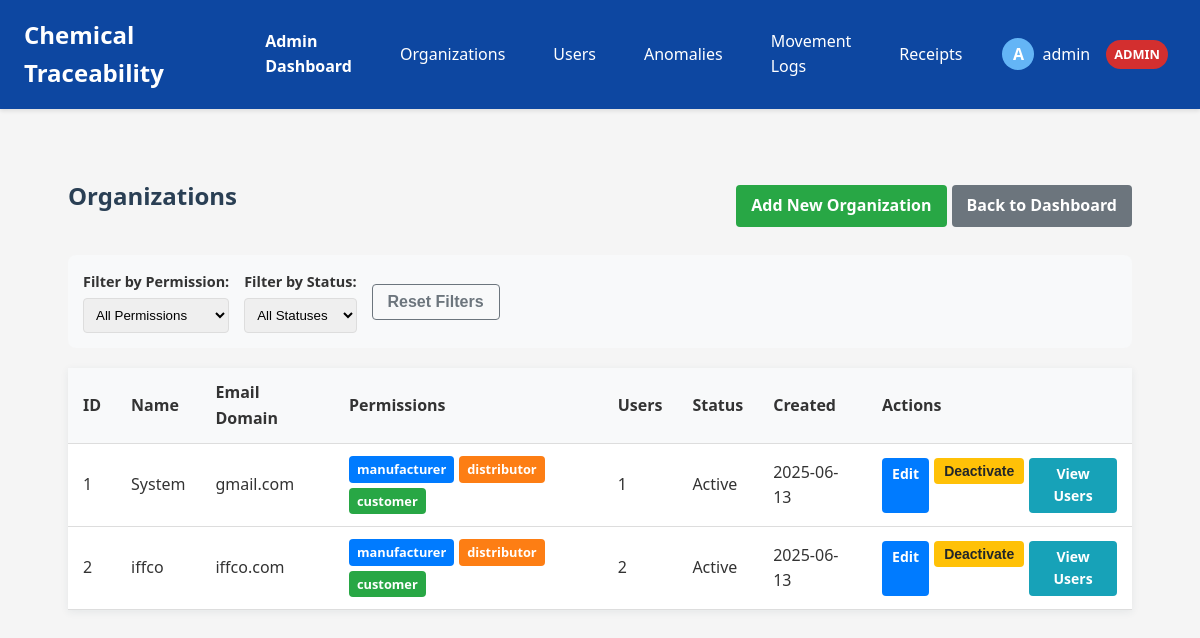
Screenshot of /admin/organizations (signed in) with the database file from the repository.
### app/models.py (models this page shows, shortened)
class User(UserMixin, db.Model):
    id = db.Column(db.Integer, primary_key=True)
    username = db.Column(db.String(80), unique=True, nullable=False)
    email = db.Column(db.String(120), unique=True, nullable=False)
    password_hash = db.Column(db.String(128), nullable=False)
    first_name = db.Column(db.String(50), nullable=True)
    last_name = db.Column(db.String(50), nullable=True)
    role = db.Column(db.Enum(RoleType), nullable=False)
    active = db.Column(db.Boolean, default=True)
    created_at = db.Column(db.DateTime, default=datetime.utcnow)
    last_login = db.Column(db.DateTime, nullable=True)
    organization_id = db.Column(db.Integer, db.ForeignKey('organization.id'))
    is_admin = db.Column(db.Boolean, default=False)

class Organization(db.Model):
    id = db.Column(db.Integer, primary_key=True)
    name = db.Column(db.String(100), nullable=False)
    email_domain = db.Column(db.String(100), nullable=False, unique=True)
    description = db.Column(db.Text, nullable=True)
    created_at = db.Column(db.DateTime, default=datetime.utcnow)
    active = db.Column(db.Boolean, default=True)
    can_manufacture = db.Column(db.Boolean, default=False)
    can_distribute = db.Column(db.Boolean, default=False)
    can_receive = db.Column(db.Boolean, default=False)
    users = db.relationship('User', backref='organization', lazy=True)

### app/routes/admin.py (the view)
    @login_required
    def decorated_function(*args, **kwargs):
        if not current_user.is_admin:
            flash('You do not have permission to access this page.', 'error')
            return redirect(url_for('dashboard_bp.dashboard'))
        return f(*args, **kwargs)

### app/routes/admin.py (called while the page is built)
def admin_required(f):
    @login_required
    def decorated_function(*args, **kwargs):
        if not current_user.is_admin:
            flash('You do not have permission to access this page.', 'error')
            return redirect(url_for('dashboard_bp.dashboard'))
        return f(*args, **kwargs)
    decorated_function.__name__ = f.__name__
    return decorated_function

@admin_bp.route('/organizations')
@admin_required
def organization_list():
    organizations = Organization.query.all()
    return render_template('admin/organizations.html', organizations=organizations)

### app/templates/admin/organizations.html (shortened to what this page needs)
{% extends "base.html" %}
{% block content %}
<div class="admin-content">
  <div class="header-with-actions">
    <h2>Organizations</h2>
    <div class="action-buttons">
      <a href="{{ url_for('admin_bp.add_organization') }}" class="btn btn-success">Add New Organization</a>
      <a href="{{ url_for('admin_bp.admin_dashboard') }}" class="btn btn-secondary">Back to Dashboard</a>
    </div>
  </div>
  <div class="filter-section">
    <div class="filter-group">
      <label>Filter by Permission:</label>
      <select id="permissionFilter" onchange="filterOrganizations()">
        <option value="all">All Permissions</option>
      </select>
    </div>
    <div class="filter-group">
      <label>Filter by Status:</label>
      <select id="statusFilter" onchange="filterOrganizations()">
        <option value="all">All Statuses</option>
      </select>
    </div>
    <button class="btn btn-outline-secondary" onclick="resetFilters()">Reset Filters</button>
  </div>
  <div class="organizations-list">
    <table class="table">
      <thead>
        <tr>
          <th>ID</th>
          <th>Name</th>
          <th>Email Domain</th>
          <th>Permissions</th>
          <th>Users</th>
          <th>Status</th>
          <th>Created</th>
          <th>Actions</th>
        </tr>
      </thead>
      <tbody id="orgTableBody">
        {% for org in organizations %}
        <tr data-manufacturer="{{ 'true' if org.can_manufacture else 'false' }}"
            data-distributor="{{ 'true' if org.can_distribute else 'false' }}"
            data-customer="{{ 'true' if org.can_receive else 'false' }}"
            data-status="{{ 'active' if org.active else 'inactive' }}">
          <td>{{ org.id }}</td>
          <td>{{ org.name }}</td>
          <td>{{ org.email_domain }}</td>
          <td>
            <div class="permission-badges">
              {% if org.can_manufacture %}
              <span class="permission-badge manufacturer">Manufacturer</span>
              {% endif %}
              {% if org.can_distribute %}
              <span class="permission-badge distributor">Distributor</span>
              {% endif %}
              {% if org.can_receive %}
              <span class="permission-badge customer">Customer</span>
              {% endif %}
            </div>
          </td>
          <td>{{ org.users|length }}</td>
          <td>{{ "Active" if org.active else "Inactive" }}</td>
          <td>{{ org.created_at.strftime('%Y-%m-%d') }}</td>
          <td>
            <div class="action-buttons">
              <a href="{{ url_for('admin_bp.edit_organization', org_id=org.id) }}" class="btn btn-sm btn-primary">Edit</a>
              {% if org.active %}
              <form action="{{ url_for('admin_bp.deactivate_organization', org_id=org.id) }}" method="POST" style="display:inline;">
                <button type="submit" class="btn btn-sm btn-warning">Deactivate</button>
              </form>
              {% else %}
              <form action="{{ url_for('admin_bp.activate_organization', org_id=org.id) }}" method="POST" style="display:inline;">
                <button type="submit" class="btn btn-sm btn-success">Activate</button>
              </form>
              {% endif %}
              <a href="{{ url_for('admin_bp.view_organization_users', org_id=org.id) }}" class="btn btn-sm btn-info">View Users</a>
            </div>
          </td>
        </tr>
        {% endfor %}
      </tbody>
    </table>
  </div>
</div>
{% endblock %}

### app/templates/base.html (shortened to what this page needs)
<!DOCTYPE html>
<html lang="en">
<head>
    <link rel="stylesheet" href="{{ url_for('static', filename='style.css') }}">
</head>
<body>
    <nav class="navbar">
        <div class="logo">Chemical Traceability</div>
        <div class="nav-links">
            {% if current_user.is_authenticated %}
                {% if current_user.role.name == 'ADMIN' %}
                <a href="{{ url_for('admin_bp.admin_dashboard') }}"><strong>Admin Dashboard</strong></a>
                <a href="{{ url_for('admin_bp.organization_list') }}">Organizations</a>
                <a href="{{ url_for('admin_bp.user_list') }}">Users</a>
                <a href="{{ url_for('admin_bp.view_anomalies') }}">Anomalies</a>
                {% endif %}
                {% if current_user.role.name == 'DISTRIBUTOR' or current_user.is_admin %}
                <a href="#">Movement Logs</a>
                {% endif %}
                {% if current_user.role.name == 'CUSTOMER' or current_user.is_admin %}
                <a href="#">Receipts</a>
                {% endif %}
                <div class="user-menu">
                    <div class="user-info" onclick="toggleDropdown()">
                        <div class="user-avatar">{{ current_user.username[0].upper() }}</div>
                        <span class="username">{{ current_user.username }}</span>
                        <span class="role-badge {{ current_user.role.name.lower() }}">{{ current_user.role.name }}</span>
                    </div>
                </div>
            {% else %}
                <a href="{{ url_for('auth.login') }}">Login</a>
                <a href="{{ url_for('auth.register') }}">Register</a>
            {% endif %}
        </div>
    </nav>
    <div class="container">
        <main>
            {% block content %}{% endblock %}
        </main>
    </div>
</body>
</html>

### app/static/style.css (style rules this page uses)
body { font-family: 'Segoe UI', Arial, sans-serif; background: #f4f6fb; margin: 0; padding: 0; color: #333; line-height: 1.6; }
nav { background: #2a3f54; color: #fff; padding: 1rem 2rem; display: flex; align-items: center; justify-content: space-between; }
nav a { color: #fff; text-decoration: none; margin-left: 1rem; font-weight: 500; }
main { padding: 2rem; }
h2 { color: #2a3f54; margin-top: 0; }
table { width: 100%; border-collapse: collapse; background: #fff; box-shadow: 0 2px 8px rgba(44,62,80,0.08); margin-bottom: 2rem; }
th, td { padding: 0.75rem 1rem; border-bottom: 1px solid #eaeaea; text-align: left; }
th { background: #f5f7fa; font-weight: 600; }

### app/templates/base.html (style rules this page uses)
body { font-family: 'Segoe UI', Tahoma, Geneva, Verdana, sans-serif; margin: 0; padding: 0; background-color: #f5f5f5; }
.navbar { background-color: #0d47a1; color: white; display: flex; justify-content: space-between; align-items: center; padding: 0 1.5rem; box-shadow: 0 2px 4px rgba(0,0,0,0.1); }
.logo { font-size: 1.5rem; font-weight: bold; padding: 1rem 0; }
.nav-links { display: flex; align-items: center; }
.nav-links a { color: white; text-decoration: none; padding: 1rem; display: inline-block; transition: background-color 0.3s; }
.user-menu { position: relative; display: inline-block; margin-left: 1rem; }
.user-info { display: flex; align-items: center; cursor: pointer; padding: 0.5rem; border-radius: 4px; }
.user-avatar { width: 32px; height: 32px; border-radius: 50%; margin-right: 0.5rem; background-color: #64b5f6; color: white; display: flex; align-items: center; justify-content: center; font-weight: bold; }
.username { margin-right: 0.5rem; }
.role-badge { display: inline-block; padding: 0.25rem 0.5rem; border-radius: 20px; font-size: 0.8rem; margin-left: 0.5rem; text-transform: uppercase; font-weight: bold; }
.admin { background-color: #d32f2f; color: white; }
.manufacturer { background-color: #388e3c; color: white; }
.distributor { background-color: #1976d2; color: white; }
.customer { background-color: #7b1fa2; color: white; }
.container { max-width: 1200px; margin: 0 auto; padding: 1.5rem; }
main { padding: 1.5rem; }
.btn { display: inline-block; padding: 0.5rem 1rem; border: none; border-radius: 4px; cursor: pointer; text-decoration: none; font-size: 1rem; text-align: center; }
.btn-primary { background-color: #1976d2; color: white; }

### app/templates/admin/organizations.html (style rules this page uses)
.admin-content { padding: 20px; }
.header-with-actions { display: flex; justify-content: space-between; align-items: center; margin-bottom: 20px; }
.filter-section { display: flex; gap: 15px; margin-bottom: 20px; padding: 15px; background-color: #f8f9fa; border-radius: 8px; align-items: center; flex-wrap: wrap; }
.filter-group { display: flex; flex-direction: column; gap: 5px; }
.filter-group label { font-weight: bold; font-size: 0.9rem; }
.filter-group select { padding: 8px; border-radius: 4px; border: 1px solid #ddd; }
.table { width: 100%; border-collapse: collapse; margin-bottom: 20px; }
.table th, .table td { padding: 12px 15px; text-align: left; border-bottom: 1px solid #ddd; }
.table th { background-color: #f8f9fa; }
.action-buttons { display: flex; gap: 5px; }
.permission-badges { display: flex; flex-wrap: wrap; gap: 5px; }
.permission-badge { display: inline-block; padding: 3px 8px; border-radius: 4px; text-transform: lowercase; font-size: 0.8rem; font-weight: bold; }
.permission-badge.manufacturer { background-color: #007bff; color: white; }
.permission-badge.distributor { background-color: #fd7e14; color: white; }
.permission-badge.customer { background-color: #28a745; color: white; }
.btn { display: inline-block; padding: 8px 15px; border-radius: 4px; text-decoration: none; font-weight: bold; cursor: pointer; border: none; }
.btn-sm { padding: 5px 10px; font-size: 0.875rem; }
.btn-success { background-color: #28a745; color: white; }
.btn-primary { background-color: #007bff; color: white; }
.btn-secondary { background-color: #6c757d; color: white; }
.btn-warning { background-color: #ffc107; color: #212529; }
.btn-info { background-color: #17a2b8; color: white; }
.btn-outline-secondary { background-color: transparent; color: #6c757d; border: 1px solid #6c757d; }

### rows the page displays
User: username "A", username "admin", role.name "ADMIN"
Organization: id "1", name "System", email_domain "gmail.com", can_manufacture "manufacturer", can_distribute "distributor", can_receive "customer", users|length "1", active "Active", created_at "2025-06-13"
Organization: id "2", name "iffco", email_domain "iffco.com", can_manufacture "manufacturer", can_distribute "distributor", can_receive "customer", users|length "2", active "Active", created_at "2025-06-13"
